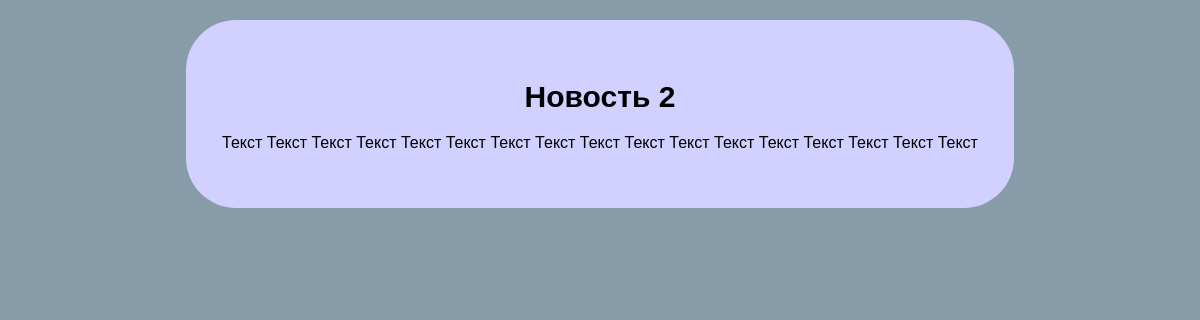
/2, run on the app's committed database.
### newslist/models.py (models this page shows, shortened)
class Article(models.Model):
    header=models.CharField('Название', max_length=50)
    text=models.TextField('Текст', max_length=10000)
    dateTime=models.DateTimeField('Время и дата')
    class Meta:
        verbose_name='Новость'
        verbose_name_plural='Новости'

### newslist/views.py (the view)
# urls.py: path('<int:pk>', views.NewsDetail.as_view(), name='news-detail'),
class NewsDetail(DetailView):
    model=Article
    template_name='newslist/detail.html'
    context_object_name = 'Article'

### newslist/templates/newslist/detail.html (shortened to what this page needs)
{% extends 'newslist/layout.html' %}
{% block body %}
<div class="container">
    <h1 class="name">{{ Article.header }}</h1>
    <p class="text">{{ Article.text }}</p>
</div>
{% endblock %}

### newslist/templates/newslist/layout.html (style rules this page uses)
body { background-color: rgb(136, 155, 168); }
.container { background-color: rgb(209, 208, 255); margin-top: 20px; width: 70%; margin-left: auto; margin-right: auto; border-radius: 50px; padding-top: 40px; padding-bottom: 40px; }
.name { font-size: 30px; text-align: center; }
* { font-family:Arial; text-decoration: none; }
.text { text-align: center; }

### data on the page
Article: header "Новость 2", text "Текст Текст Текст Текст Текст Текст Текст Текст Текст Текст Текст Текст Текст Текст Текст Текст Текст"
